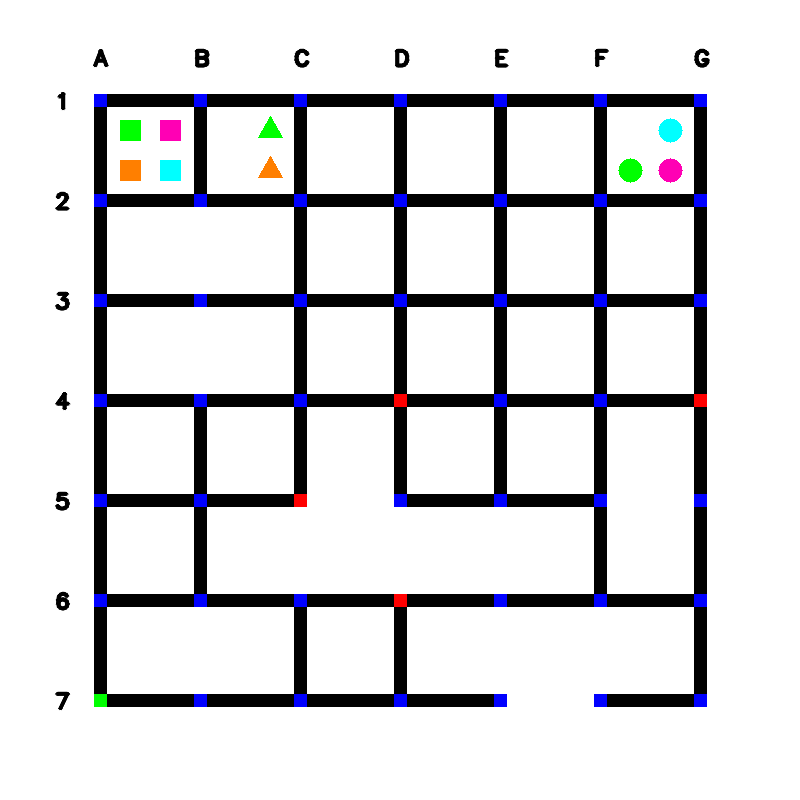
#> input picture Task1A/public_test_images/maze_0.png, 800 x 800 px
$ python task_1a.py
#> lines starting #> are read from the running program, lines starting #| are printed output that depends on the picture; after the words box and inside, x2 and y2 are one past the last pixel; in counts of white or black regions, pixels touching at a corner belong together
#> further down, maze_image is the input picture: shape (800, 800, 3); mean B, G, R 220, 217.5, 217.4
'''
*****************************************************************************************
*
*        		===============================================
*           		Pharma Bot (PB) Theme (eYRC 2022-23)
*        		===============================================
*
*  This script is to implement Task 1A of Pharma Bot (PB) Theme (eYRC 2022-23).
*
*  This software is made available on an "AS IS WHERE IS BASIS".
*  Licensee/end user indemnifies and will keep e-Yantra indemnified from
*  any and all claim(s) that emanate from the use of the Software or
*  breach of the terms of this agreement.
*
*****************************************************************************************
'''

# Team ID:			[ PB-1915 ]
# Author List:		[Arulmurugan T,Anbarasu R,Akshay Raj A V,Aditya S M ]
# Filename:			task_1a.py
# Functions:		detect_traffic_signals, detect_horizontal_roads_under_construction, detect_vertical_roads_under_construction,
#					detect_medicine_packages, detect_arena_parameters
# 					[ Comma separated list of functions in this file ]


####################### IMPORT MODULES #######################
## You are not allowed to make any changes in this section. ##
## You have to implement this task with the three available ##
## modules for this task (numpy, opencv)                    ##
##############################################################
import cv2
import numpy as np
##############################################################

################# ADD UTILITY FUNCTIONS HERE #################
def f(l):
	#print(l,ord(l[1][0]))
	return ord(l[1][0])


##############################################################

def detect_traffic_signals(maze_image):

	"""
    Purpose:
    ---
    This function takes the image as an argument and returns a list of
    nodes in which traffic signals are present in the image

    Input Arguments:
    ---
    `maze_image` :	[ numpy array ]
            numpy array of image returned by cv2 library
    Returns:
    ---
    `traffic_signals` : [ list ]
            list containing nodes in which traffic signals are present

    Example call:
    ---
    traffic_signals = detect_traffic_signals(maze_image)
    """
	traffic_signals = []

	##############	ADD YOUR CODE HERE	##############

	maze_images=maze_image.tolist()
#> maze_images = 800 items
	for i in range(100,800,100):

		for j in range(100,800,100):
			#print(maze_images[i][j],end='')
			if maze_images[i][j]==[0, 0, 255]:

				traffic_signals.append(chr(65-1+int(j/100))+str(int(i/100)))

	##################################################
	#print('\n',traffic_signals)
	return traffic_signals


def detect_horizontal_roads_under_construction(maze_image):

	"""
    Purpose:
    ---
    This function takes the image as an argument and returns a list
    containing the missing horizontal links

    Input Arguments:
    ---
    `maze_image` :	[ numpy array ]
            numpy array of image returned by cv2 library
    Returns:
    ---
    `horizontal_roads_under_construction` : [ list ]
            list containing missing horizontal links

    Example call:
    ---
    horizontal_roads_under_construction = detect_horizontal_roads_under_construction(maze_image)
    """
	horizontal_roads_under_construction = []

	##############	ADD YOUR CODE HERE	##############
	maze_images=maze_image.tolist()
#> maze_images = 800 items
	for i in range(100,800,100):
		for j in range(150,700,100):
			#print(maze_images[i][j],end='')
			if maze_images[i][j]==[255, 255, 255]:

				horizontal_roads_under_construction.append(chr(64+int(j/100))+str(int(i/100))+'-'+chr(65+int(j/100))+str(int(i/100)))


	##################################################

	return horizontal_roads_under_construction

def detect_vertical_roads_under_construction(maze_image):

	"""
    Purpose:
    ---
    This function takes the image as an argument and returns a list
    containing the missing vertical links

    Input Arguments:
    ---
    `maze_image` :	[ numpy array ]
            numpy array of image returned by cv2 library
    Returns:
    ---
    `vertical_roads_under_construction` : [ list ]
            list containing missing vertical links

    Example call:
    ---
    vertical_roads_under_construction = detect_vertical_roads_under_construction(maze_image)
    """
	vertical_roads_under_construction = []

	##############	ADD YOUR CODE HERE	##############
	maze_images=maze_image.tolist()
#> maze_images = 800 items
	for i in range(150,700,100):
		#print('\n')
		for j in range(100,800,100):
			#print(maze_images[i][j],end='')
			if maze_images[i][j]==[255, 255, 255]:

				vertical_roads_under_construction.append(chr(64+int(j/100))+str(int(i/100))+'-'+chr(64+int(j/100))+str(int(i/100)+1))
	##################################################

	return vertical_roads_under_construction


def detect_medicine_packages(maze_image):

	"""
    Purpose:
    ---
    This function takes the image as an argument and returns a nested list of
    details of the medicine packages placed in different shops

    ** Please note that the shop packages should be sorted in the ASCENDING order of shop numbers
       as well as in the alphabetical order of colors.
       For example, the list should first have the packages of shop_1 listed.
       For the shop_1 packages, the packages should be sorted in the alphabetical order of color ie Green, Orange, Pink and Skyblue.

    Input Arguments:
    ---
    `maze_image` :	[ numpy array ]
            numpy array of image returned by cv2 library
    Returns:
    ---
    `medicine_packages` : [ list ]
            nested list containing details of the medicine packages present.
            Each element of this list will contain
            - Shop number as Shop_n
            - Color of the package as a string
            - Shape of the package as a string
            - Centroid co-ordinates of the package
    Example call:
    ---
    medicine_packages = detect_medicine_packages(maze_image)
    """
	medicine_packages = []

	##############	ADD YOUR CODE HERE	##############
	# from matplotlib import pyplot as plt
	for j in range(1,7):
		d = 10
		img = maze_image[100+d:200-d,(j*100)+d:((j+1)*100)-d]


		# converting image into grayscale image
		gray = cv2.cvtColor(img, cv2.COLOR_BGR2GRAY)

		# setting threshold of gray image
		_, threshold = cv2.threshold(gray, 240, 255, cv2.THRESH_BINARY)

		# using a findContours() function
		contours, _ = cv2.findContours(
			threshold, cv2.RETR_TREE, cv2.CHAIN_APPROX_SIMPLE)

		i = 0
		l=[]

		# list for storing names of shapes
		for contour in contours:

			# here we are ignoring first counter because
			# findcontour function detects whole image as shape
			if i == 0:
				i = 1
				continue

			# cv2.approxPloyDP() function to approximate the shape
			approx = cv2.approxPolyDP(
				contour, 0.01 * cv2.arcLength(contour, True), True)

			# using drawContours() function
			# cv2.drawContours(img, [contour], 0, (0, 0, 255), 5)

			# finding center point of shape
			M = cv2.moments(contour)
			if M['m00'] != 0.0:
				x = int(M['m10']/M['m00'])+ (j*100)+d
				y = int(M['m01']/M['m00'])+ 100+d

			# putting shape name at center of each shape

			maze_images=maze_image.tolist()
			mat=maze_images[y][x]
			#print(mat)
			color=''
			if mat== [255, 255,   0]:
				color='Skyblue'
			elif mat==[  0 ,127, 255]:
				color='Orange'
			elif mat==[180  , 0 ,255]:
				color='Pink'
			elif mat==[0,255,0]:
				color='Green'
			if len(approx) == 5:
				l.append(['Shop_'+str(j),color,'Triangle', [x, y]])
			elif len(approx) == 8:
				l.append(['Shop_'+str(j),color,'Square', [x, y]])
			else:
				l.append(['Shop_'+str(j),color,'circle', [x, y]])
		if len(l)>0:
			l=sorted(l,key=f)
			#print(l)
			medicine_packages.append(l)
#> this loop made 6 passes
#> pass 1, in detect_medicine_packages, `img = maze_image[100+d:200-d,(j*100)+d:((j+1)*100)-d]`:
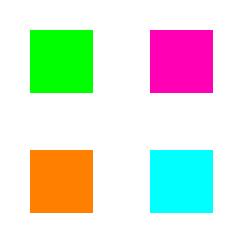
#> img: shape (80, 80, 3) (shown 3 times larger); mean B, G, R 214.7, 228.6, 219.9
#> pass 1, in detect_medicine_packages, `gray = cv2.cvtColor(img, cv2.COLOR_BGR2GRAY)`:
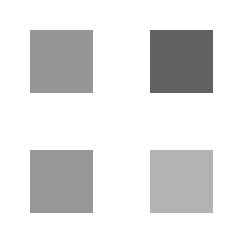
#> gray: shape (80, 80) (shown 3 times larger); min 97, max 255, mean 224.5
#> pass 1, in detect_medicine_packages, `_, threshold = cv2.threshold(gray, 240, 255, cv2.THRESH_BINARY)`:
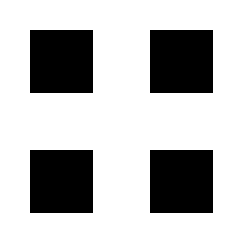
#> threshold: shape (80, 80) (shown 3 times larger); 72.4% white; 4 black regions, box (x1, y1, x2, y2) and area: (10, 10, 31, 31) 441, (50, 10, 71, 31) 441, (10, 50, 31, 71) 441, (50, 50, 71, 71) 441
#> pass 2, in detect_medicine_packages, `img = maze_image[100+d:200-d,(j*100)+d:((j+1)*100)-d]`:
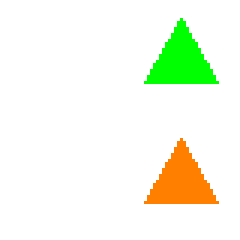
#> img: shape (80, 80, 3) (shown 3 times larger); mean B, G, R 232.2, 249.3, 243.6
#> after the loop:
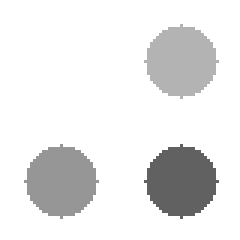
#> gray: shape (80, 80) (shown 3 times larger); min 97, max 255, mean 231.6
#> after the loop:
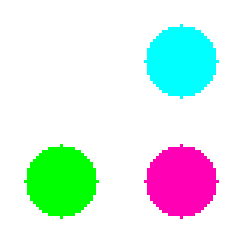
#> img: shape (80, 80, 3) (shown 3 times larger); mean B, G, R 232.3, 237.4, 219.9
#> after the loop:
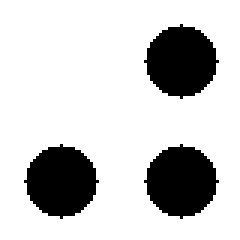
#> threshold: shape (80, 80) (shown 3 times larger); 79.3% white; 3 black regions, box (x1, y1, x2, y2) and area: (48, 8, 73, 33) 441, (8, 48, 33, 73) 441, (48, 48, 73, 73) 441
#> after the loop, medicine_packages = 3 items
		# cv2.imshow('shapes', img)
		# cv2.waitKey(0)
		# cv2.destroyAllWindows()
	##################################################

	return medicine_packages

def detect_arena_parameters(maze_image):

	"""
    Purpose:
    ---
    This function takes the image as an argument and returns a dictionary
    containing the details of the different arena parameters in that image

    The arena parameters are of four categories:
    i) traffic_signals : list of nodes having a traffic signal
    ii) horizontal_roads_under_construction : list of missing horizontal links
    iii) vertical_roads_under_construction : list of missing vertical links
    iv) medicine_packages : list containing details of medicine packages

    These four categories constitute the four keys of the dictionary

    Input Arguments:
    ---
    `maze_image` :	[ numpy array ]
            numpy array of image returned by cv2 library
    Returns:
    ---
    `arena_parameters` : { dictionary }
            dictionary containing details of the arena parameters

    Example call:
    ---
    arena_parameters = detect_arena_parameters(maze_image)
    """
	arena_parameters = {}

	##############	ADD YOUR CODE HERE	##############
	arena_parameters = {'traffic_signals':detect_traffic_signals(maze_image),'horizontal_roads_under_construction':detect_horizontal_roads_under_construction(maze_image),'vertical_roads_under_construction':detect_vertical_roads_under_construction(maze_image),'medicine_packages_present':detect_medicine_packages(maze_image)}
	##################################################

	return arena_parameters

######### YOU ARE NOT ALLOWED TO MAKE CHANGES TO THIS FUNCTION #########

if __name__ == "__main__":

	# path directory of images in test_images folder
	img_dir_path = "public_test_images/"

	# path to 'maze_0.png' image file
	file_num = 0
	img_file_path = img_dir_path + 'maze_' + str(file_num) + '.png'

	# read image using opencv
	maze_image = cv2.imread(img_file_path)


	print('\n============================================')
	print('\nFor maze_' + str(file_num) + '.png')

	# detect and print the arena parameters from the image
	arena_parameters = detect_arena_parameters(maze_image)
#> arena_parameters = 4 items

	print("Arena Prameters: " , arena_parameters)
#> (printed output is left out)

	# display the maze image
	cv2.imshow("image", maze_image)
	cv2.waitKey(0)
	cv2.destroyAllWindows()

	choice = input('\nDo you want to run your script on all test images ? => "y" or "n": ')
#> the answer given: public_test_images/maze_0.png

	if choice == 'y':

		for file_num in range(1, 15):

			# path to maze image file
			img_file_path = img_dir_path + 'maze_' + str(file_num) + '.png'

			# read image using opencv
			maze_image = cv2.imread(img_file_path)

			print('\n============================================')
			print('\nFor maze_' + str(file_num) + '.png')

			# detect and print the arena parameters from the image
			arena_parameters = detect_arena_parameters(maze_image)

			print("Arena Parameter: ", arena_parameters)

			# display the test image
			cv2.imshow("image", maze_image)
			cv2.waitKey(2000)
			cv2.destroyAllWindows()

$ run again, with Task1A/public_test_images/maze_10.png copied over Task1A/public_test_images/maze_0.png
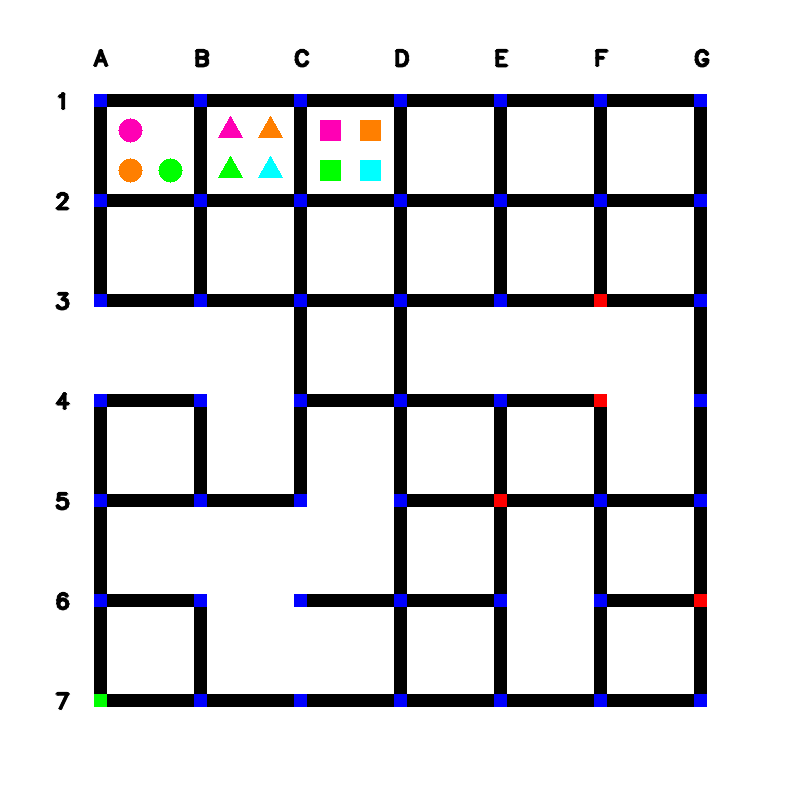
#> input picture Task1A/public_test_images/maze_10.png, 800 x 800 px
#> maze_image is the input picture: shape (800, 800, 3); mean B, G, R 220.3, 217.8, 217.9
#> in detect_traffic_signals, `maze_images=maze_image.tolist()`: maze_images = 800 items
#> the loop in detect_medicine_packages, `for j in range(1,7):` made 6 passes
#> pass 1, in detect_medicine_packages, `_, threshold = cv2.threshold(gray, 240, 255, cv2.THRESH_BINARY)`:
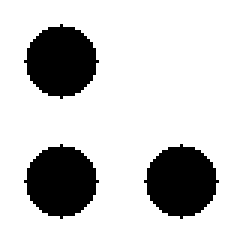
#> threshold: shape (80, 80) (shown 3 times larger); 79.3% white; 3 black regions, box (x1, y1, x2, y2) and area: (8, 8, 33, 33) 441, (8, 48, 33, 73) 441, (48, 48, 73, 73) 441
#> pass 2, in detect_medicine_packages, `img = maze_image[100+d:200-d,(j*100)+d:((j+1)*100)-d]`:
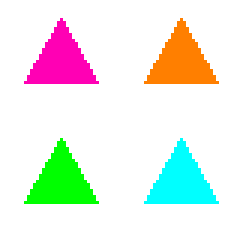
#> img: shape (80, 80, 3) (shown 3 times larger); mean B, G, R 228.9, 237.9, 232.2
#> after the loop in detect_medicine_packages, `for j in range(1,7):`: medicine_packages = 3 items
#> arena_parameters = 4 items
#> (printed output is left out)
